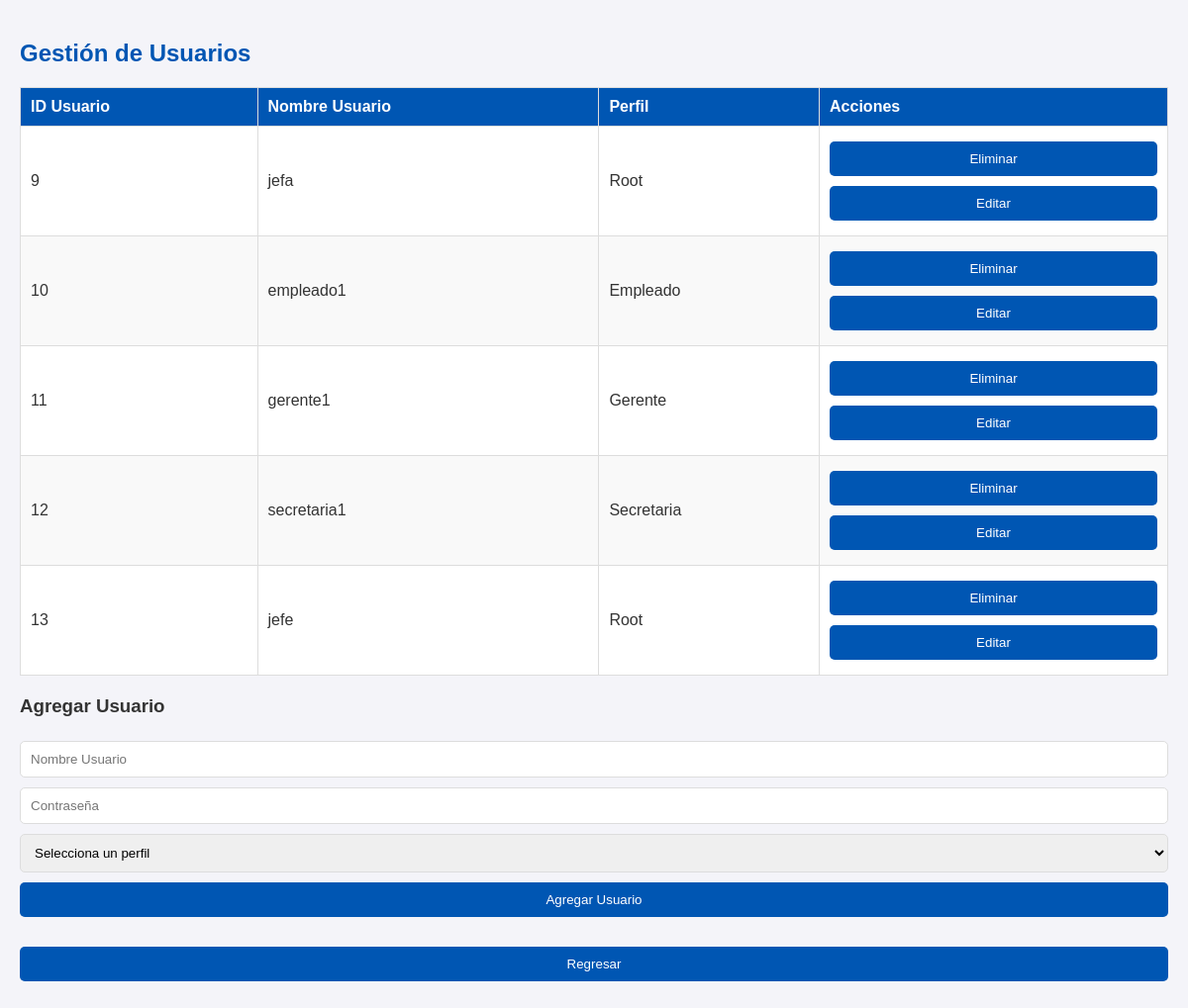
The app's page /usuarios.php (signed in) with its own data.
### tables this page shows
CREATE TABLE `usuarios` (
  `id_usuario` int(11) NOT NULL,
  `nombre_usuario` varchar(50) NOT NULL,
  `contrasena` varchar(255) NOT NULL,
  `perfil` enum('Root','Secretaria','Gerente','Empleado') NOT NULL
);

### usuarios.php (the view, shortened to what this page needs)
<?php
$servername = "localhost";
$username = "root";
$password = "";
$dbname = "bdtienda";
$conn = new mysqli($servername, $username, $password, $dbname);
$result = $conn->query("SELECT id_usuario, nombre_usuario, perfil FROM usuarios");
$usuarios = $result->fetch_all(MYSQLI_ASSOC);
$home_url = ($_SESSION['perfil'] === 'Root') ? "homer.php" : "homeg.php";
?>
<!DOCTYPE html>
<html lang="es">
<head>
</head>
<body>
    <h2>Gestión de Usuarios</h2>
    <table>
        <thead>
            <tr>
                <th>ID Usuario</th>
                <th>Nombre Usuario</th>
                <th>Perfil</th>
                <th>Acciones</th>
            </tr>
        </thead>
        <tbody>
            <?php if (!empty($usuarios)): ?>
                <?php foreach ($usuarios as $usuario): ?>
                    <tr>
                        <td><?= $usuario['id_usuario'] ?></td>
                        <td><?= htmlspecialchars($usuario['nombre_usuario']) ?></td>
                        <td><?= htmlspecialchars($usuario['perfil']) ?></td>
                        <td>
                            <form method="post" style="display:inline;">
                                <button type="submit" name="eliminar">Eliminar</button>
                            </form>
                            <button onclick="editUser(<?= $usuario['id_usuario'] ?>, '<?= htmlspecialchars($usuario['nombre_usuario']) ?>', '<?= htmlspecialchars($usuario['perfil']) ?>')">Editar</button>
                        </td>
                    </tr>
                <?php endforeach; ?>
            <?php else: ?>
                <tr>
                    <td colspan="4">No hay usuarios registrados.</td>
                </tr>
            <?php endif; ?>
        </tbody>
    </table>
    <h3>Agregar Usuario</h3>
    <form method="post">
        <input type="text" name="nombre_usuario" placeholder="Nombre Usuario" required>
        <input type="password" name="contrasena" placeholder="Contraseña" required>
        <select name="perfil" required>
            <option value="" disabled selected>Selecciona un perfil</option>
        </select>
        <button type="submit" name="agregar">Agregar Usuario</button>
    </form>
    <form action="<?= $home_url ?>" method="POST">
        <button type="submit">Regresar</button>
    </form>
</body>
</html>

### usuarios.php (style rules this page uses)
body { font-family: Arial, sans-serif; background-color: #f4f4f9; color: #333; margin: 0; padding: 20px; }
h2 { color: #0056b3; }
table { width: 100%; border-collapse: collapse; margin-bottom: 20px; background-color: #fff; }
table th, table td { padding: 10px; border: 1px solid #ddd; text-align: left; }
table th { background-color: #0056b3; color: #fff; }
table tbody tr:nth-child(even) { background-color: #f9f9f9; }
form { margin-bottom: 20px; }
input, select, button { padding: 10px; margin: 5px 0; border: 1px solid #ddd; border-radius: 5px; width: 100%; box-sizing: border-box; }
button { background-color: #0056b3; color: #fff; cursor: pointer; border: none; }

### records on screen
usuarios: id_usuario "9", nombre_usuario "jefa", perfil "Root"
usuarios: id_usuario "10", nombre_usuario "empleado1", perfil "Empleado"
usuarios: id_usuario "11", nombre_usuario "gerente1", perfil "Gerente"
usuarios: id_usuario "12", nombre_usuario "secretaria1", perfil "Secretaria"
usuarios: id_usuario "13", nombre_usuario "jefe", perfil "Root"
